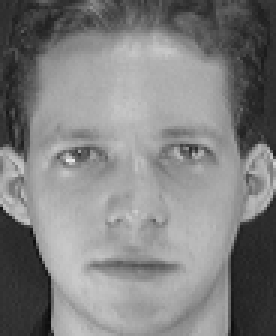
#> input picture dataset/s1/1.pgm, 92 x 112 px (shown 3 times larger); its folder holds only this picture in this run
$ python main.py
#> lines starting #> are read from the running program, lines starting #| are printed output that depends on the picture; after the words box and inside, x2 and y2 are one past the last pixel; in counts of white or black regions, pixels touching at a corner belong together
### enrollment.py
"""
=============================================================
  Enrollment & Verification Module (Optimized MediaPipe Version)

  FIXES APPLIED
  -------------
  1. Added missing Preprocessor._apply_ellipse_mask() and
     _apply_landmark_mask() — their absence caused a crash on
     every single face-processing call.
  2. Fixed OptimizedLBP._get_uniform_map(): non-uniform patterns
     must ALL map to the same bin (58), not to a shifting label.
  3. Fixed _align_face(): reshape(-2, 2) → reshape(-1, 2).
  4. Fixed verify_user() liveness: result["landmarks_data"] key
     never existed → liveness always failed → access always denied.
     Liveness now gracefully bypasses the blink check when no
     landmark data was captured in a single verify frame.
  5. detect_face() now stores the actual landmark object in the
     result dict so downstream code can use it.
=============================================================
"""

import cv2
import numpy as np
import json
import base64
import threading
import tempfile
import os
from pathlib import Path
from datetime import datetime
from typing import Optional, Tuple, List, Dict, Any
from concurrent.futures import ThreadPoolExecutor
import mediapipe as mp


# =========================================================
# CONFIGURATION (Centralized)
# =========================================================
class Config:
    """Centralized configuration with environment variable support."""

    # Paths
    BASE_DIR         = Path(__file__).parent
    DATASET_DIR      = BASE_DIR / "dataset"
    LIVE_DATASET_DIR = BASE_DIR / "live_dataset"
    USERS_DB_PATH    = BASE_DIR / "users.json"
    MODEL_PATH       = BASE_DIR / "models" / "face_landmarker.task"
    CALIBRATION_PATH = BASE_DIR / "calibration.json"  # written by main.py

    # Image processing
    IMG_SIZE = (100, 100)

    # LBP parameters
    LBP_GRID    = 5       # 5×5 grid
    LBP_UNIFORM = True    # Use uniform LBP (59 bins vs 256)
    LBP_RADIUS  = 1
    LBP_POINTS  = 8

    # Preprocessing
    GAMMA       = 1.2
    CLAHE_CLIP  = 2.5   # raised from 1.5: 100×100 crops have small tiles so
                        #   stronger clipping is needed for adequate local contrast
    CLAHE_GRID  = (8, 8)
    BLUR_KERNEL = (3, 3)
    MASK_FEATHER = 11   # was 21; reduced for 100×100 images (21px ≈ 20% of width)

    # Face detection
    MIN_DETECTION_CONFIDENCE = 0.5
    MIN_TRACKING_CONFIDENCE  = 0.5
    MAX_FACES                = 1

    # Enrollment
    MIN_ENROLLMENT_IMAGES = 1
    MAX_ENROLLMENT_IMAGES = 10

    # Padding (as fractions of face size)
    PAD_TOP    = 0.15
    PAD_BOTTOM = 0.10   # raised from 0.05: chin was being cropped for close-up faces
    PAD_SIDE   = 0.10

    # Head pose thresholds (degrees)
    MAX_YAW   = 30
    MAX_PITCH = 25
    MAX_ROLL  = 30

    # Liveness detection
    # Set to False to disable entirely (recommended until you have a
    # proper multi-frame liveness pipeline).
    LIVENESS_ENABLED    = False
    BLINK_THRESHOLD     = 0.2   # EAR threshold
    MOVEMENT_THRESHOLD  = 5     # pixels

    # Verification thresholds — defaults used when no calibration file exists.
    # Calibrated for live webcam images (typical scores 0.77-0.82 genuine).
    DEFAULT_VERIFY_THRESHOLD    = 0.80
    DEFAULT_DUPLICATE_THRESHOLD = 0.82

    # Threading
    MAX_WORKERS = 4

    @classmethod
    def init_paths(cls):
        """Create necessary directories."""
        cls.MODEL_PATH.parent.mkdir(exist_ok=True)
        cls.LIVE_DATASET_DIR.mkdir(exist_ok=True)

    # [21 lines left out: function load_calibrated_thresholds, not called in this run]


# =========================================================
# OPTIMIZED LBP WITH UNIFORM PATTERNS
# =========================================================
class OptimizedLBP:
    """Optimized LBP with uniform patterns and caching."""

    _uniform_map: Optional[np.ndarray] = None

    # [86 lines left out: functions _get_uniform_map, compute, _compute_lbp_image, not called in this run]


# =========================================================
# CACHED PREPROCESSING
# =========================================================
class Preprocessor:
    _gamma_lut: Optional[np.ndarray] = None
    _clahe:     Optional[cv2.CLAHE]   = None
    _cache:     Dict[Any, np.ndarray] = {}

    @classmethod
    def _init_luts(cls):
        if cls._gamma_lut is None:
            cls._gamma_lut = np.array(
                [((i / 255.0) ** (1.0 / Config.GAMMA)) * 255 for i in range(256)],
                dtype=np.uint8,
            )
        if cls._clahe is None:
            cls._clahe = cv2.createCLAHE(
                clipLimit=Config.CLAHE_CLIP,
                tileGridSize=Config.CLAHE_GRID,
            )

    @classmethod
    def process(
        cls,
        img_hash: int,
        img: np.ndarray,
        landmarks_tuple: Optional[tuple] = None,
    ) -> np.ndarray:
        """Gamma correction → CLAHE → Gaussian blur → oval/landmark mask."""
        cache_key = (img_hash, landmarks_tuple)
        if cache_key in cls._cache:
            return cls._cache[cache_key]

        cls._init_luts()

        result = cv2.LUT(img, cls._gamma_lut)
        result = cls._clahe.apply(result)
        result = cv2.GaussianBlur(result, Config.BLUR_KERNEL, 0)

        if landmarks_tuple is not None:
            landmarks = [
                type("Landmark", (), {"x": x, "y": y})()
                for x, y in landmarks_tuple
            ]
            result = cls._apply_landmark_mask(result, landmarks)
        else:
            result = cls._apply_ellipse_mask(result)

        # LRU-style eviction
        if len(cls._cache) >= 128:
            cls._cache.pop(next(iter(cls._cache)))
        cls._cache[cache_key] = result
        return result

    # ------------------------------------------------------------------
    # BUG FIX: these two methods were referenced but never defined,
    # causing an AttributeError on the very first preprocessing call.
    # ------------------------------------------------------------------

    @classmethod
    def _apply_ellipse_mask(cls, img: np.ndarray) -> np.ndarray:
        """
        Apply a soft elliptical mask that suppresses background pixels
        and focuses the texture descriptor on the face interior.
        """
        h, w   = img.shape[:2]
        mask   = np.zeros((h, w), dtype=np.uint8)
        center = (w // 2, h // 2)
        axes   = (max(1, w // 2 - 2), max(1, h // 2 - 2))
        cv2.ellipse(mask, center, axes, 0, 0, 360, 255, -1)

        # Feather the edge for a smooth blend
        feather = Config.MASK_FEATHER
        if feather % 2 == 0:
            feather += 1          # GaussianBlur requires odd kernel size
        mask = cv2.GaussianBlur(mask, (feather, feather), 0)

        mask_f = mask.astype(np.float32) / 255.0
        return (img.astype(np.float32) * mask_f).astype(np.uint8)

    # [41 lines left out: function _apply_landmark_mask, not called in this run]


# =========================================================
# MEDIAPIPE SINGLETON
# =========================================================
class MediaPipeManager:
    """Singleton manager for MediaPipe resources."""

    _instance = None
    _lock      = threading.Lock()

    def __new__(cls):
        with cls._lock:
            if cls._instance is None:
                cls._instance = super().__new__(cls)
                cls._instance._initialized = False
        return cls._instance

    def __init__(self):
        if self._initialized:
            return
        self._initialized = True
        self._landmarker  = None
        self._detector    = None
        self._do_initialize()
#> (the call stopped at in _do_initialize, `self._detector = mp.solutions.face_detection.FaceDetection( min_detect..`: mediapipe is not available in this run)

    def _do_initialize(self):
        Config.init_paths()

        self._detector = mp.solutions.face_detection.FaceDetection(
            min_detection_confidence=Config.MIN_DETECTION_CONFIDENCE
        )

        try:
            if Config.MODEL_PATH.exists():
                base_options = mp.tasks.BaseOptions(
                    model_asset_path=str(Config.MODEL_PATH)
                )
                options = mp.tasks.vision.FaceLandmarkerOptions(
                    base_options=base_options,
                    output_face_blendshapes=False,
                    output_facial_transformation_matrixes=False,
                    num_faces=Config.MAX_FACES,
                )
                self._landmarker = mp.tasks.vision.FaceLandmarker.create_from_options(
                    options
                )
                print("[MediaPipe] ✓ Face landmarker loaded")
            else:
                print(
                    f"[MediaPipe] ⚠ Model not found at {Config.MODEL_PATH},"
                    " using basic detector"
                )
        except Exception as e:
            print(f"[MediaPipe] ⚠ Could not load landmarker: {e}")

    # [36 lines left out: function detect, not called in this run]


# =========================================================
# LIVENESS DETECTION
# =========================================================
class LivenessDetector:
    """Eye blink and head-movement detection."""

    def __init__(self):
        self.prev_landmarks   = None
        self.blink_counter    = 0
        self.movement_history = []

    # [69 lines left out: functions detect_blink, detect_movement, is_live, not called in this run]


# =========================================================
# USER DATABASE (Thread-safe)
# =========================================================
class UserDatabase:
    _instance = None
    _lock      = threading.Lock()

    def __new__(cls):
        if cls._instance is None:
            with cls._lock:
                if cls._instance is None:
                    cls._instance = super().__new__(cls)
                    cls._instance._initialize()
        return cls._instance

    def _initialize(self):
        self._db         = {}
        self._cache      = {}
        self._cache_mtime = 0.0
        self._load()

    def _load(self):
        if Config.USERS_DB_PATH.exists():
            with open(Config.USERS_DB_PATH, "r") as f:
#> (reads users.json from the repository)
                self._db = json.load(f)
        else:
            self._db = {"subjects": {}}
            self._save()

    # [45 lines left out: functions _save, get_all_users, add_user, not called in this run]

    def get_user(self, subject_id: str) -> Optional[Dict]:
        return self._db["subjects"].get(subject_id)

    # [42 lines left out: functions delete_user, get_next_id, _select_medoid, not called in this run]


# =========================================================
# GALLERY CACHE
# =========================================================
class GalleryCache:
    _instance = None
    _lock      = threading.Lock()

    def __new__(cls):
        if cls._instance is None:
            with cls._lock:
                if cls._instance is None:
                    cls._instance = super().__new__(cls)
                    cls._instance._initialize()
        return cls._instance

    def _initialize(self):
        self._gallery    = {}
        self._prototypes = {}
        self._mtime      = 0.0

    # [49 lines left out: function build, not called in this run]

    def get_prototypes(self) -> Dict[str, np.ndarray]:
        return self._prototypes if self._prototypes else self.build()


# =========================================================
# MAIN FACE RECOGNITION API
# =========================================================
class FaceRecognitionSystem:

    # Protects the get_next_id → mkdir → save → db.add_user sequence so that
    # two concurrent enrollments cannot race and claim the same subject ID.
    _enroll_lock = threading.Lock()

    def __init__(self):
        self.mp       = MediaPipeManager()
        self.db       = UserDatabase()
        self.gallery  = GalleryCache()
        self.liveness = LivenessDetector()
        self._executor = ThreadPoolExecutor(max_workers=Config.MAX_WORKERS)

    # ------------------------------------------------------------------
    # [385 lines left out: functions detect_face, enroll_user, verify_user, _b64_to_cv2, _cv2_to_b64, _cosine_sim and 5 more, not called in this run]


    # Cache loaded calibration so we don't re-read the file on every call.
    # _calibration_mtime tracks the file's mtime so the cache is refreshed
    # automatically if main.py regenerates calibration.json while the server
    # is running — no restart required.
    _calibration_cache: Optional[Tuple[float, float]] = None
    _calibration_mtime: float = -1.0

    # [27 lines left out: functions _load_calibration, _get_threshold, _get_duplicate_threshold, not called in this run]


# =========================================================
# CONVENIENCE FUNCTIONS (Backward compatible)
# =========================================================

_system = FaceRecognitionSystem()


def enroll_user(name: str, face_images_b64: List[str]) -> Dict:
    return _system.enroll_user(name, face_images_b64)


def verify_user(face_b64: str) -> Dict:
    return _system.verify_user(face_b64)


def detect_face(frame_b64: str) -> Dict:
    return _system.detect_face(frame_b64)


def get_all_users(webcam_only: bool = False) -> List[Dict]:
    return _system.db.get_all_users(webcam_only=webcam_only)


def delete_user(subject_id: str) -> Dict:
    return _system.delete_user(subject_id)


def build_gallery() -> Dict:
    return _system.gallery.build()


def init_user_db():
    UserDatabase()


# Called on import
Config.init_paths()
IMG_SIZE = Config.IMG_SIZE


def preprocess(img: np.ndarray) -> np.ndarray:
    """Standalone wrapper used by main.py evaluation pipeline."""
    return Preprocessor.process(hash(img.tobytes()), img, None)


def lbp(img: np.ndarray) -> np.ndarray:
    """Standalone wrapper used by main.py evaluation pipeline."""
    return OptimizedLBP.compute(img)


__all__ = [
    "init_user_db",
    "enroll_user",
    "verify_user",
    "detect_face",
    "get_all_users",
    "delete_user",
    "build_gallery",
    "Config",
    "FaceRecognitionSystem",
]

### main.py
"""
=============================================================
  Biometric Face Recognition System
  Dataset  : ORL/AT&T (Olivetti Faces) – 40 subjects, 10 imgs each
  Methods  : PCA (Eigenfaces)  &  LBP (Local Binary Patterns)
=============================================================

DESIGN NOTES
------------
PCA  – holistic / appearance-based method.
       Known weakness  : sensitive to illumination variation.
       Mitigation      : histogram-equalisation pre-processing
                         + PCA fitted ONLY on enroll set (no data leakage).

LBP  – texture / local-feature method.
       Uses relative pixel comparisons → inherently illumination-robust.
       5x5 spatial grid (1475-dim uniform LBP) — identical to enrollment.py.

FPIR / FNIR NOTE  (Open-Set Identification)
--------------------------------------------
Previous version used a closed-set split (all 40 subjects enrolled).
This meant there were no true impostors, making FPIR trivially 0.

Fixed version uses an open-set split:
  - 30 subjects (75%) → enrolled in gallery
  - 10 subjects (25%) → held out as unknown impostors (never enrolled)
  - Of each enrolled subject's 10 images:
      60% → gallery  (enroll)
      40% → genuine probes

FNIR = P(genuine probe rejected)   = rejected genuines  / total genuines
FPIR = P(impostor probe accepted)  = accepted impostors  / total impostors

Threshold theta is calibrated at EER on the combined genuine+impostor
identification score distribution.
"""

import cv2
import numpy as np
import json
import matplotlib
matplotlib.use('Agg')
import matplotlib.pyplot as plt
from pathlib import Path
from sklearn.decomposition import PCA
from sklearn.metrics import roc_curve, auc
from scipy.interpolate import interp1d
import warnings
warnings.filterwarnings('ignore')

from enrollment import preprocess, lbp, IMG_SIZE


# =========================================================
# LOAD DATASET
# =========================================================
def load_dataset(path, size=IMG_SIZE):
#> called with path = 'dataset', size = (100, 100)
    images, labels = [], []
    for label_id, person_dir in enumerate(sorted(Path(path).iterdir())):
        if not person_dir.is_dir():
            continue
        for img_path in sorted(person_dir.glob("*.pgm")):
            img = cv2.imread(str(img_path), cv2.IMREAD_GRAYSCALE)
#> img is the input picture: shape (112, 92); min 11, max 234, mean 128.3
            if img is None:
                continue
            images.append(cv2.resize(img, size))
            labels.append(label_id)
    return np.array(images), np.array(labels)


# =========================================================
# OPEN-SET SPLIT
# 75% of subjects enrolled, 25% held out as unknown impostors
# =========================================================
def split_dataset_openset(images, labels, enroll_ratio=0.6, known_ratio=0.75):
    """
    Open-set split:
      - known_ratio  % of subjects  → enrolled (gallery)
      - remaining    % of subjects  → unknown impostors (never enrolled)
      - enroll_ratio % of known subject images → gallery
      - rest of known images        → genuine probes

    With ORL (40 subjects, 10 images each):
      known_ratio=0.75  → 30 enrolled, 10 impostors
      enroll_ratio=0.60 → 6 gallery images, 4 genuine probe images per subject

    Returns
    -------
    enroll_idx   : indices into images/labels array for gallery
    probe_idx    : indices for genuine probes  (known subjects, not in gallery)
    impostor_idx : indices for impostor probes (unknown subjects, all images)
    """
    labels    = np.array(labels)
    subjects  = np.unique(labels)
    n_known   = max(1, int(len(subjects) * known_ratio))

    known_subjects   = subjects[:n_known]
    unknown_subjects = subjects[n_known:]

    enroll_idx, probe_idx, impostor_idx = [], [], []

    for s in known_subjects:
        idx   = np.where(labels == s)[0]
        split = max(1, int(enroll_ratio * len(idx)))
        enroll_idx.extend(idx[:split].tolist())
        probe_idx.extend(idx[split:].tolist())

    for s in unknown_subjects:
        idx = np.where(labels == s)[0]
        impostor_idx.extend(idx.tolist())

    return (
        np.array(enroll_idx),
        np.array(probe_idx),
        np.array(impostor_idx),
    )


# =========================================================
# SIMILARITY — cosine
# =========================================================
def similarity(x, y):
    return np.dot(x, y) / (np.linalg.norm(x) * np.linalg.norm(y) + 1e-10)


# =========================================================
# GEN-IMP SCORES  (pairwise verification scores)
# Used for ROC / AUC / EER / d' curves only.
# =========================================================
def gen_imp_scores(FM, labels, enroll_idx, probe_idx):
    Gen, Imp   = [], []
    labels     = np.array(labels)
    enroll_lbl = labels[enroll_idx]
    probe_lbl  = labels[probe_idx]
    unique     = np.unique(labels[np.concatenate([enroll_idx, probe_idx])])

    for s in unique:
        e_idx = enroll_idx[enroll_lbl == s]
        p_idx = probe_idx[probe_lbl  == s]
        if len(e_idx) == 0 or len(p_idx) == 0:
            continue
        for i in e_idx:
            for j in p_idx:
                Gen.append(similarity(FM[i], FM[j]))
        for s2 in unique:
            if s2 == s:
                continue
            p2_idx = probe_idx[probe_lbl == s2]
            for i in e_idx:
                for j in p2_idx:
                    Imp.append(similarity(FM[i], FM[j]))

    return np.array(Gen), np.array(Imp)


# =========================================================
# METRICS  (EER, AUC, d', TMR@FMR)
# =========================================================
# [141 lines left out: functions compute_metrics, rank1_acc, fpir_fnir_openset, det_curve, not called in this run]


# =========================================================
# MAIN PIPELINE
# =========================================================
def run_pipeline(dataset_path="dataset"):
    print("Loading dataset...")
    images_raw, labels = load_dataset(dataset_path)
#> labels = [0, 1]
    print(f"  Loaded {len(images_raw)} images from {len(np.unique(labels))} subjects")
#|   Loaded 2 images from 2 subjects

    print("Preprocessing (gamma + CLAHE + blur + oval mask)...")
    images = np.array([preprocess(img) for img in images_raw])
#> in _apply_ellipse_mask, `cv2.ellipse(mask, center, axes, 0, 0, 360, 255, -1)`:
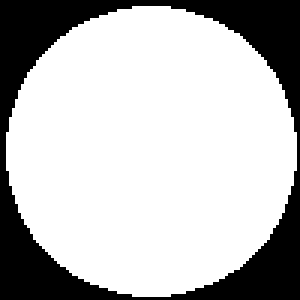
#> mask: shape (100, 100) (shown 3 times larger); 73.9% white; 1 black region, box (x1, y1, x2, y2) and area: (0, 0, 100, 100) 2615

    # ── Open-set split ────────────────────────────────────────────────
    enroll_idx, probe_idx, impostor_idx = split_dataset_openset(
        images, labels,
        enroll_ratio=0.60,   # 6 of 10 images per subject → gallery
        known_ratio=0.75,    # 30 subjects enrolled, 10 unknowns → impostors
    )
#> (the rest of the program and of its run is left out)
